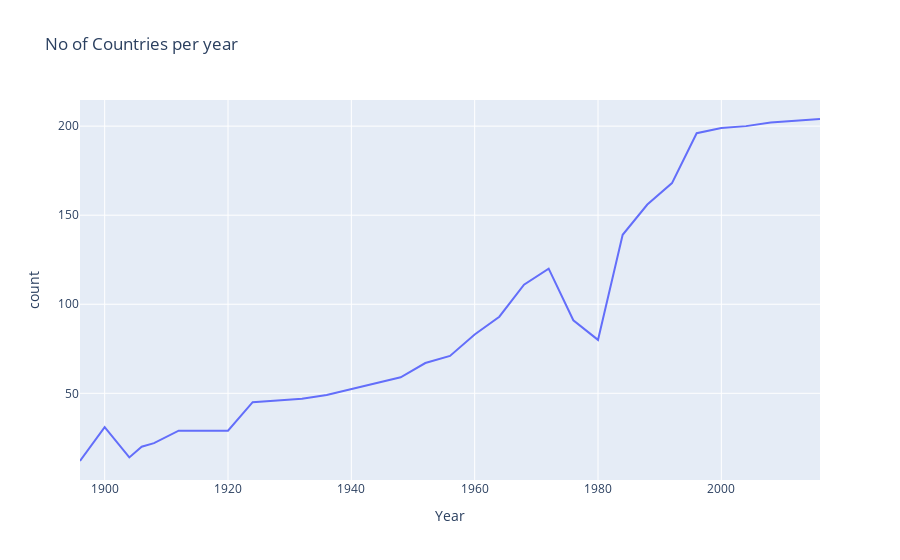

Source (notebook cell):
### Code cell
fig = px.line(nations_overtime, x="Year", y="count", title='No of Countries per year')
fig.show()

### Figure 1 — Plotly figure (JSON) as saved in the notebook; plotly's stock layout.template omitted (floating-point values rounded to 4 significant figures)
{"data": [{"hovertemplate": "Year=%{x}<br>count=%{y}<extra></extra>", "legendgroup": "", "line": {"color": "#636efa", "dash": "solid"}, "marker": {"symbol": "circle"}, "mode": "lines", "name": "", "orientation": "v", "showlegend": false, "type": "scatter", "x": [1896, 1900, 1904, 1906, 1908, 1912, 1920, 1924, 1928, 1932, 1936, 1948, 1952, 1956, 1960, 1964, 1968, 1972, 1976, 1980, 1984, 1988, 1992, 1996, 2000, 2004, 2008, 2012, 2016], "xaxis": "x", "y": [12, 31, 14, 20, 22, 29, 29, 45, 46, 47, 49, 59, 67, 71, 83, 93, 111, 120, 91, 80, 139, 156, 168, 196, 199, 200, 202, 203, 204], "yaxis": "y"}], "layout": {"autosize": true, "legend": {"tracegroupgap": 0}, "title": {"text": "No of Countries per year"}, "xaxis": {"anchor": "y", "autorange": true, "domain": [0, 1], "range": [1896, 2016], "title": {"text": "Year"}, "type": "linear"}, "yaxis": {"anchor": "x", "autorange": true, "domain": [0, 1], "range": [1.333, 214.7], "title": {"text": "count"}, "type": "linear"}}}
